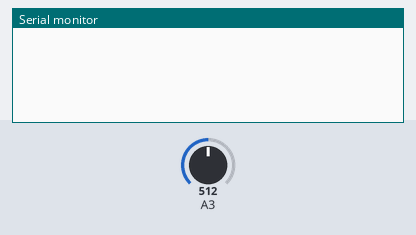
A sketch run on a simulated Arduino Uno, built with avr-gcc and run on an emulated ATmega328P. Parts: the last lines printed to the serial monitor. The test bench sets the inputs (shaded band); at power-on: A3 = 512.

Above: at 1.2 s.
1.3 s: A3 set to 583
At 4.1 s:
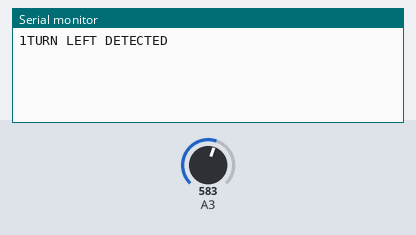
4.3 s: A3 set to 605
5.8 s: A3 set to 727
7.3 s: A3 set to 752
At 8.7 s:
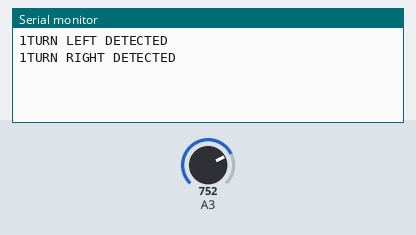

The sketch:

curve_detect.ino
```cpp
#define ADC_ref 3.52
#define zero 1.76
#define sensitivity 0.3

long timenow = 0;
int turninterval = 3567;
long previoustime = 0;

unsigned int value_y;
float yv;
int i = 0;
int j = 0;

void setup() {
Serial.begin(9600);
}

void loop() {
unsigned long timenow = millis();

value_y = (analogRead(A3))-155;

yv=((value_y/1024.0*ADC_ref-zero)/sensitivity);

if (timenow - previoustime > turninterval){
  if (yv > 0.8)
     { previoustime = timenow;

     Serial.print("\n");
     Serial.print("\n");
     i++;
     Serial.print("\n");
     Serial.print(i  );
     Serial.print("TURN RIGHT DETECTED");
     Serial.print("\n");
     Serial.print("\n");
     Serial.print("\n");
     }
 }

if (timenow - previoustime > turninterval){
  if (yv < -0.8)
     { previoustime = timenow;
     Serial.print("\n");
     Serial.print("\n");
     j++;
     Serial.print("\n");
     Serial.print(j  );
     Serial.print("TURN LEFT DETECTED");
     Serial.print("\n");
     Serial.print("\n");
     Serial.print("\n");
     }
 }
}
```

Measured:
- the behaviour switches between 736 and 737 on A3 (found by bisection; images 1 and 2)
- after the input at 7.3 s, the serial monitor: prints a new line at once (image 2)
